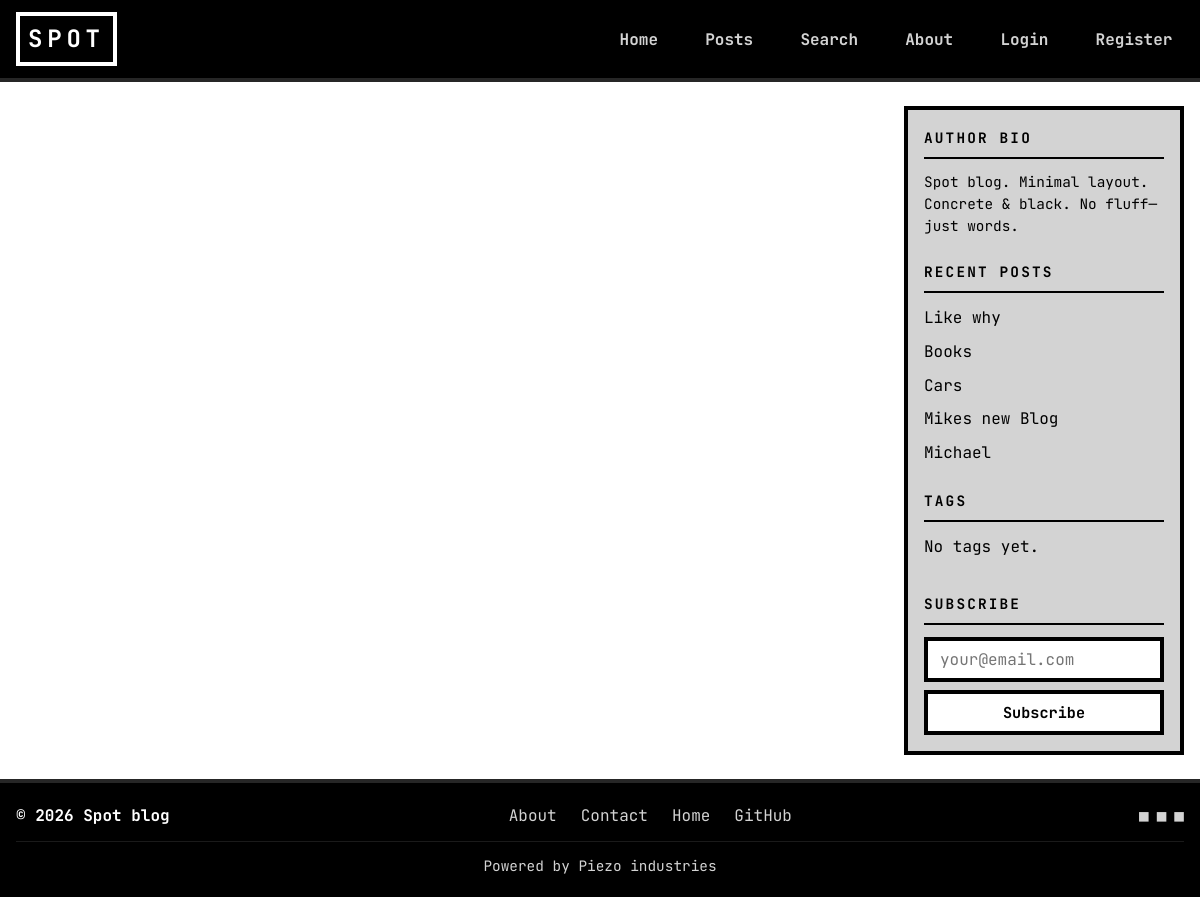
Screenshot of /profile/spic3s/ with the database file from the repository.
### blog2/models.py (models this page shows, shortened)
class Post(models.Model):
    title = models.CharField(max_length=200)
    author = models.ForeignKey(
        settings.AUTH_USER_MODEL,
        on_delete=models.CASCADE,
        related_name='posts'
    )
    body = models.TextField()
    excerpt = models.CharField(max_length=300, blank=True)
    created_at = models.DateTimeField(auto_now_add=True)
    updated_at = models.DateTimeField(auto_now=True)
    tags = models.ManyToManyField(Tag, blank=True, related_name='posts')
    class Meta:
        ordering = ['-created_at']
    def get_excerpt(self):
        if self.excerpt:
            return self.excerpt
        return self.body[:300] + '...' if len(self.body) > 300 else self.body

### blog2/views.py (the view)
# urls.py: path('profile/<str:username>/', views.profile_view, name='profile'),
def profile_view(request, username):
    from django.contrib.auth import get_user_model
    User = get_user_model()
    user = get_object_or_404(User, username=username)
    posts = user.posts.all()
    paginator = Paginator(posts, 10)
    page = request.GET.get('page', 1)
    page_obj = paginator.get_page(page)
    return render(request, 'profile.html', {
        'profile_user': user,
        'posts': page_obj,
        'page_obj': page_obj,
    })

### blog2/context_processors.py (called while the page is built)
def sidebar_context(request):
    return {
        'recent_sidebar_posts': Post.objects.all()[:5],
        'sidebar_tags': Tag.objects.all()[:15],
    }

### templates/profile.html (shortened to what this page needs)
{% extends 'base.html' %}
{% block content %}
<div class="post-grid">
</div>
{% endblock %}

### templates/includes/sidebar.html (shortened to what this page needs)
<aside class="sidebar">
    <section class="sidebar-block sidebar-bio">
        <h3 class="sidebar-title">Author Bio</h3>
        <p>Spot blog. Minimal layout. Concrete &amp; black. No fluff—just words.</p>
    </section>
    <section class="sidebar-block">
        <h3 class="sidebar-title">Recent Posts</h3>
        <ul class="sidebar-list">
            {% for post in recent_sidebar_posts %}
            <li><a href="{% url 'post_detail' post.pk %}">{{ post.title|truncatewords:6 }}</a></li>
            {% empty %}
            <li>No posts yet.</li>
            {% endfor %}
        </ul>
    </section>
    <section class="sidebar-block">
        <h3 class="sidebar-title">Tags</h3>
        <ul class="sidebar-tags">
            {% for tag in sidebar_tags %}
            <li><a href="{% url 'search' %}?q={{ tag.name|urlencode }}">{{ tag.name }}</a></li>
            {% empty %}
            <li>No tags yet.</li>
            {% endfor %}
        </ul>
    </section>
    <section class="sidebar-block">
        <h3 class="sidebar-title">Subscribe</h3>
        <form class="sidebar-subscribe" action="#" method="post">
            <input type="email" name="email" placeholder="your@email.com" class="brutalist-input" required aria-label="Email">
            <button type="submit" class="animated-button brutalist-btn">Subscribe</button>
        </form>
    </section>
</aside>

### static/css/main.css (style rules this page uses)
:root { --concrete: #A9A9A9; --concrete-mid: #808080; --concrete-light: #D3D3D3; --black: #000000; --black-soft: #333333; --white: #FFFFFF; --accent: #c0392b; --accent-yellow: #FFFF00; --border-thick: 4px; --font-mono: 'JetBrains Mono', 'Space Mono', 'Courier New', monospace; }
*, *::before, *::after { box-sizing: border-box; }
html { scroll-behavior: smooth; }
body { margin: 0; font-family: var(--font-mono); font-size: 16px; line-height: 1.6; color: var(--black); background: var(--white); min-height: 100vh; display: flex; flex-direction: column; }
.sidebar { position: sticky; top: calc(1rem + 60px); border: var(--border-thick) solid var(--black); padding: 1rem; background: var(--concrete-light); }
.sidebar-block { margin-bottom: 1.5rem; }
.sidebar-block:last-child { margin-bottom: 0; }
.sidebar-bio p { margin: 0; font-size: 0.9rem; line-height: 1.5; color: var(--black); }
.sidebar-title { font-size: 0.9rem; text-transform: uppercase; letter-spacing: 0.15em; margin: 0 0 0.75rem 0; padding-bottom: 0.5rem; border-bottom: 2px solid var(--black); }
.sidebar-list, .sidebar-tags { list-style: none; margin: 0; padding: 0; }
.sidebar-list li, .sidebar-tags li { margin-bottom: 0.5rem; }
.sidebar-list a, .sidebar-tags a { color: var(--black); text-decoration: none; }
.sidebar-tags { display: flex; flex-wrap: wrap; gap: 0.5rem; }
.sidebar-subscribe { display: flex; flex-direction: column; gap: 0.5rem; }
.animated-button, .brutalist-btn { display: inline-block; padding: 0.5rem 1rem; font-family: var(--font-mono); font-weight: 700; font-size: 0.95rem; border: var(--border-thick) solid var(--black); background: var(--white); color: var(--black); cursor: pointer; text-decoration: none; transition: transform 0.2s ease-in-out, background 0.2s, color 0.2s; }
.brutalist-input { font-family: var(--font-mono); font-size: 1rem; padding: 0.5rem 0.75rem; border: var(--border-thick) solid var(--black); width: 100%; max-width: 100%; }
.post-grid { display: grid; grid-template-columns: repeat(auto-fill, minmax(280px, 1fr)); gap: 1.5rem; }

### rows the page displays
Post: title "Like why"
Post: title "Books"
Post: title "Cars"
Post: title "Mikes new Blog"
Post: title "Michael"
